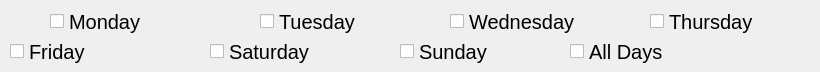
    <widget class="QWidget" name="tab">
     <attribute name="title">
      <string>Days</string>
     </attribute>
     <widget class="QCheckBox" name="checkBox_3">
      <property name="geometry">
       <rect>
        <x>450</x>
        <y>10</y>
        <width>181</width>
        <height>23</height>
       </rect>
      </property>
      <property name="font">
       <font>
        <pointsize>15</pointsize>
       </font>
      </property>
      <property name="text">
       <string>Wednesday</string>
      </property>
     </widget>
     <widget class="QCheckBox" name="checkBox_6">
      <property name="geometry">
       <rect>
        <x>210</x>
        <y>40</y>
        <width>151</width>
        <height>23</height>
       </rect>
      </property>
      <property name="font">
       <font>
        <pointsize>15</pointsize>
       </font>
      </property>
      <property name="text">
       <string>Saturday</string>
      </property>
     </widget>
     <widget class="QCheckBox" name="checkBox_2">
      <property name="geometry">
       <rect>
        <x>260</x>
        <y>10</y>
        <width>171</width>
        <height>23</height>
       </rect>
      </property>
      <property name="font">
       <font>
        <pointsize>15</pointsize>
       </font>
      </property>
      <property name="text">
       <string>Tuesday</string>
      </property>
     </widget>
     <widget class="QCheckBox" name="checkBox_8">
      <property name="geometry">
       <rect>
        <x>570</x>
        <y>40</y>
        <width>221</width>
        <height>23</height>
       </rect>
      </property>
      <property name="font">
       <font>
        <pointsize>15</pointsize>
       </font>
      </property>
      <property name="text">
       <string>All Days</string>
      </property>
     </widget>
     <widget class="QCheckBox" name="checkBox_5">
      <property name="geometry">
       <rect>
        <x>10</x>
        <y>40</y>
        <width>161</width>
        <height>23</height>
       </rect>
      </property>
      <property name="font">
       <font>
        <pointsize>15</pointsize>
       </font>
      </property>
      <property name="text">
       <string>Friday</string>
      </property>
     </widget>
     <widget class="QCheckBox" name="checkBox_7">
      <property name="geometry">
       <rect>
        <x>400</x>
        <y>40</y>
        <width>151</width>
        <height>23</height>
       </rect>
      </property>
      <property name="font">
       <font>
        <pointsize>15</pointsize>
       </font>
      </property>
      <property name="text">
       <string>Sunday</string>
      </property>
     </widget>
     <widget class="QCheckBox" name="checkBox">
      <property name="geometry">
       <rect>
        <x>50</x>
        <y>10</y>
        <width>191</width>
        <height>23</height>
       </rect>
      </property>
      <property name="font">
       <font>
        <pointsize>15</pointsize>
       </font>
      </property>
      <property name="text">
       <string>Monday</string>
      </property>
     </widget>
     <widget class="QCheckBox" name="checkBox_4">
      <property name="geometry">
       <rect>
        <x>650</x>
        <y>10</y>
        <width>161</width>
        <height>23</height>
       </rect>
      </property>
      <property name="font">
       <font>
        <pointsize>15</pointsize>
       </font>
      </property>
      <property name="text">
       <string>Thursday</string>
      </property>
     </widget>
    </widget>
